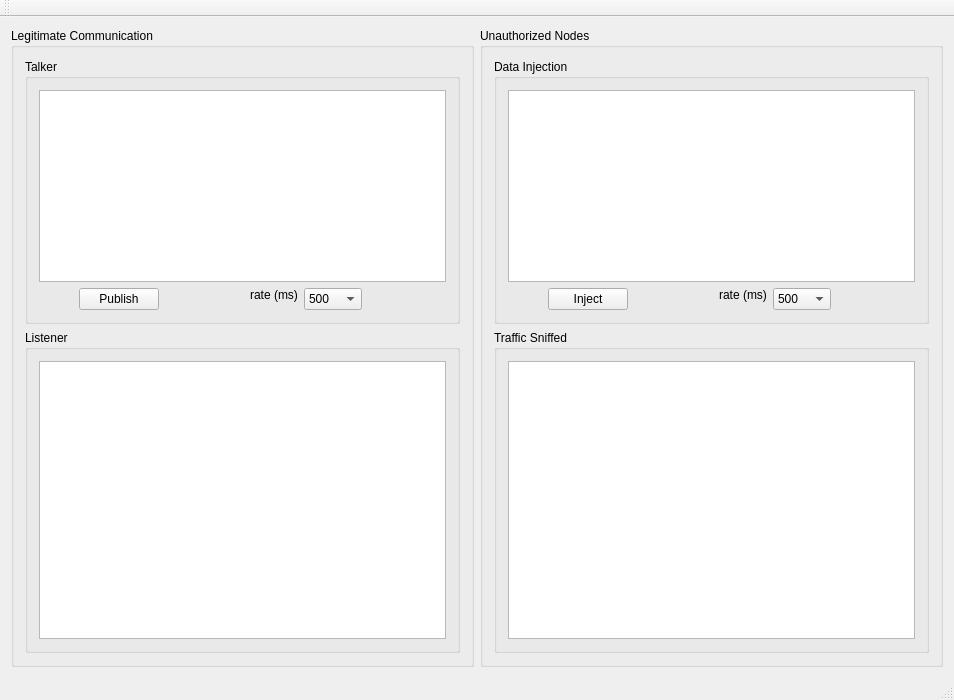
<?xml version="1.0" encoding="UTF-8"?>
<ui version="4.0">
 <class>MainWindow</class>
 <widget class="QMainWindow" name="MainWindow">
  <property name="geometry">
   <rect>
    <x>0</x>
    <y>0</y>
    <width>954</width>
    <height>700</height>
   </rect>
  </property>
  <property name="windowTitle">
   <string>MainWindow</string>
  </property>
  <widget class="QWidget" name="centralWidget">
   <layout class="QHBoxLayout" name="horizontalLayout_7">
    <item>
     <widget class="QGroupBox" name="qgroupbox_legitimateNodes">
      <property name="title">
       <string>Legitimate Communication</string>
      </property>
      <layout class="QVBoxLayout" name="verticalLayout_2">
       <item>
        <widget class="QGroupBox" name="groupBox_legitimatePublisher">
         <property name="title">
          <string>Talker</string>
         </property>
         <layout class="QVBoxLayout" name="verticalLayout_5">
          <item>
           <layout class="QVBoxLayout" name="verticalLayout">
            <item>
             <layout class="QVBoxLayout" name="verticalLayout_3">
              <item>
               <widget class="QTextEdit" name="textEdit_legitimatePublisherMsg">
                <property name="sizePolicy">
                 <sizepolicy hsizetype="Preferred" vsizetype="Preferred">
                  <horstretch>0</horstretch>
                  <verstretch>0</verstretch>
                 </sizepolicy>
                </property>
               </widget>
              </item>
             </layout>
            </item>
            <item>
             <layout class="QHBoxLayout" name="horizontalLayout_3">
              <item>
               <layout class="QHBoxLayout" name="horizontalLayout_4">
                <item>
                 <spacer name="horizontalSpacer_2">
                  <property name="orientation">
                   <enum>Qt::Horizontal</enum>
                  </property>
                  <property name="sizeHint" stdset="0">
                   <size>
                    <width>40</width>
                    <height>20</height>
                   </size>
                  </property>
                 </spacer>
                </item>
                <item>
                 <widget class="QPushButton" name="pushButton_toggleLegitimatePublishing">
                  <property name="text">
                   <string>Publish</string>
                  </property>
                  <property name="checkable">
                   <bool>true</bool>
                  </property>
                 </widget>
                </item>
               </layout>
              </item>
              <item>
               <spacer name="horizontalSpacer">
                <property name="orientation">
                 <enum>Qt::Horizontal</enum>
                </property>
                <property name="sizeHint" stdset="0">
                 <size>
                  <width>40</width>
                  <height>20</height>
                 </size>
                </property>
               </spacer>
              </item>
              <item>
               <layout class="QFormLayout" name="formLayout">
                <item row="0" column="0">
                 <widget class="QLabel" name="label">
                  <property name="minimumSize">
                   <size>
                    <width>0</width>
                    <height>0</height>
                   </size>
                  </property>
                  <property name="text">
                   <string notr="true">rate (ms)</string>
                  </property>
                  <property name="alignment">
                   <set>Qt::AlignCenter</set>
                  </property>
                  <property name="wordWrap">
                   <bool>false</bool>
                  </property>
                 </widget>
                </item>
               </layout>
              </item>
              <item>
               <widget class="QComboBox" name="lineEdit_legitimatePublishRateMilli">
                <property name="currentText">
                 <string>500</string>
                </property>
                <item>
                 <property name="text">
                  <string>500</string>
                 </property>
                </item>
                <item>
                 <property name="text">
                  <string>1000</string>
                 </property>
                </item>
                <item>
                 <property name="text">
                  <string>2000</string>
                 </property>
                </item>
               </widget>
              </item>
              <item>
               <spacer name="horizontalSpacer_3">
                <property name="orientation">
                 <enum>Qt::Horizontal</enum>
                </property>
                <property name="sizeHint" stdset="0">
                 <size>
                  <width>40</width>
                  <height>20</height>
                 </size>
                </property>
               </spacer>
              </item>
             </layout>
            </item>
           </layout>
          </item>
         </layout>
        </widget>
       </item>
       <item>
        <widget class="QGroupBox" name="groupBox_legitimate_subscriber">
         <property name="title">
          <string>Listener</string>
         </property>
         
            <layout class="QHBoxLayout" name="horizontalLayout_5">
             <item>
              <widget class="QTextEdit" name="qtextedit_legitimateSubscriberMsg">
               <property name="autoFillBackground">
                <bool>false</bool>
               </property>
               <property name="readOnly">
                <bool>true</bool>
               </property>
              </widget>
             </item>
            </layout>

        </widget>
       </item>
      </layout>
     </widget>
    </item>
    <item>
     <widget class="QGroupBox" name="groupBox_randomNodes">
      <property name="title">
       <string>Unauthorized Nodes</string>
      </property>
      <layout class="QVBoxLayout" name="verticalLayout_10">
       <item>
        <widget class="QGroupBox" name="groupBox_randomPublisher">
         <property name="title">
          <string>Data Injection</string>
         </property>
         <layout class="QVBoxLayout" name="verticalLayout_7">
          <item>
           <layout class="QVBoxLayout" name="verticalLayout_4">
            <item>
             <layout class="QVBoxLayout" name="verticalLayout_8">
              <item>
               <widget class="QTextEdit" name="textEdit_randomPublisherMsg">
                <property name="sizePolicy">
                 <sizepolicy hsizetype="Preferred" vsizetype="Preferred">
                  <horstretch>0</horstretch>
                  <verstretch>0</verstretch>
                 </sizepolicy>
                </property>
               </widget>
              </item>
             </layout>
            </item>
            <item>
             <layout class="QHBoxLayout" name="horizontalLayout_8">
              <item>
               <layout class="QHBoxLayout" name="horizontalLayout_9">
                <item>
                 <spacer name="horizontalSpacer_4">
                  <property name="orientation">
                   <enum>Qt::Horizontal</enum>
                  </property>
                  <property name="sizeHint" stdset="0">
                   <size>
                    <width>40</width>
                    <height>20</height>
                   </size>
                  </property>
                 </spacer>
                </item>
                <item>
                 <widget class="QPushButton" name="pushButton_toggleRandomPublishing">
                  <property name="text">
                   <string>Inject</string>
                  </property>
                  <property name="checkable">
                   <bool>true</bool>
                  </property>
                 </widget>
                </item>
               </layout>
              </item>
              <item>
               <spacer name="horizontalSpacer_5">
                <property name="orientation">
                 <enum>Qt::Horizontal</enum>
                </property>
                <property name="sizeHint" stdset="0">
                 <size>
                  <width>40</width>
                  <height>20</height>
                 </size>
                </property>
               </spacer>
              </item>
              <item>
               <layout class="QFormLayout" name="formLayout_2">
                <item row="0" column="0">
                 <widget class="QLabel" name="label_2">
                  <property name="minimumSize">
                   <size>
                    <width>0</width>
                    <height>0</height>
                   </size>
                  </property>
                  <property name="text">
                   <string notr="true">rate (ms)</string>
                  </property>
                  <property name="alignment">
                   <set>Qt::AlignCenter</set>
                  </property>
                  <property name="wordWrap">
                   <bool>false</bool>
                  </property>
                 </widget>
                </item>
               </layout>
              </item>
              <item>
               <widget class="QComboBox" name="lineEdit_randomPublishRateMilli">
                <item>
                 <property name="text">
                  <string>500</string>
                 </property>
                </item>
                <item>
                 <property name="text">
                  <string>1000</string>
                 </property>
                </item>
                <item>
                 <property name="text">
                  <string>2000</string>
                 </property>
                </item>
               </widget>
              </item>
              <item>
               <spacer name="horizontalSpacer_6">
                <property name="orientation">
                 <enum>Qt::Horizontal</enum>
                </property>
                <property name="sizeHint" stdset="0">
                 <size>
                  <width>40</width>
                  <height>20</height>
                 </size>
                </property>
               </spacer>
              </item>
             </layout>
            </item>
           </layout>
          </item>
         </layout>
        </widget>
       </item>
       <item>
        <widget class="QGroupBox" name="groupBox_randomSubscriber">
         <property name="title">
          <string>Traffic Sniffed</string>
         </property>
         <layout class="QVBoxLayout" name="verticalLayout_9">
          <item>
           <widget class="QTextEdit" name="qtextedit_randomSubscriberMsg">
            <property name="autoFillBackground">
	            <bool>false</bool>
            </property>
            <property name="readOnly">
             <bool>true</bool>
            </property>
           </widget>
          </item>
         </layout>
        </widget>
       </item>
      </layout>
     </widget>
    </item>
   </layout>
  </widget>
  <widget class="QMenuBar" name="menuBar">
   <property name="geometry">
    <rect>
     <x>0</x>
     <y>0</y>
     <width>954</width>
     <height>26</height>
    </rect>
   </property>
  </widget>
  <widget class="QToolBar" name="mainToolBar">
   <attribute name="toolBarArea">
    <enum>TopToolBarArea</enum>
   </attribute>
   <attribute name="toolBarBreak">
    <bool>false</bool>
   </attribute>
  </widget>
  <widget class="QStatusBar" name="statusBar"/>
 </widget>
 <layoutdefault spacing="6" margin="11"/>
 <resources/>
 <connections/>
</ui>
